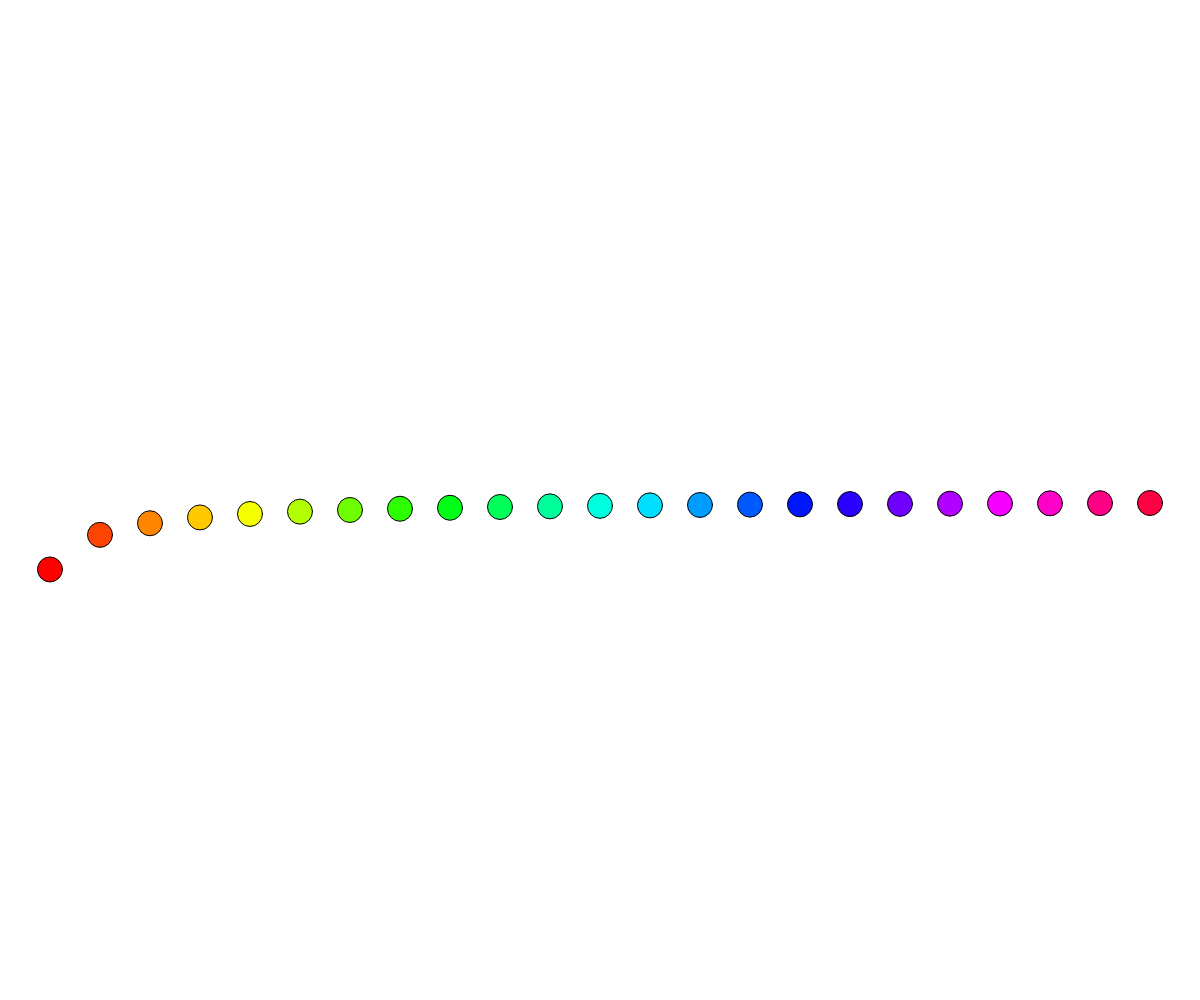
Frame 1 (no input)
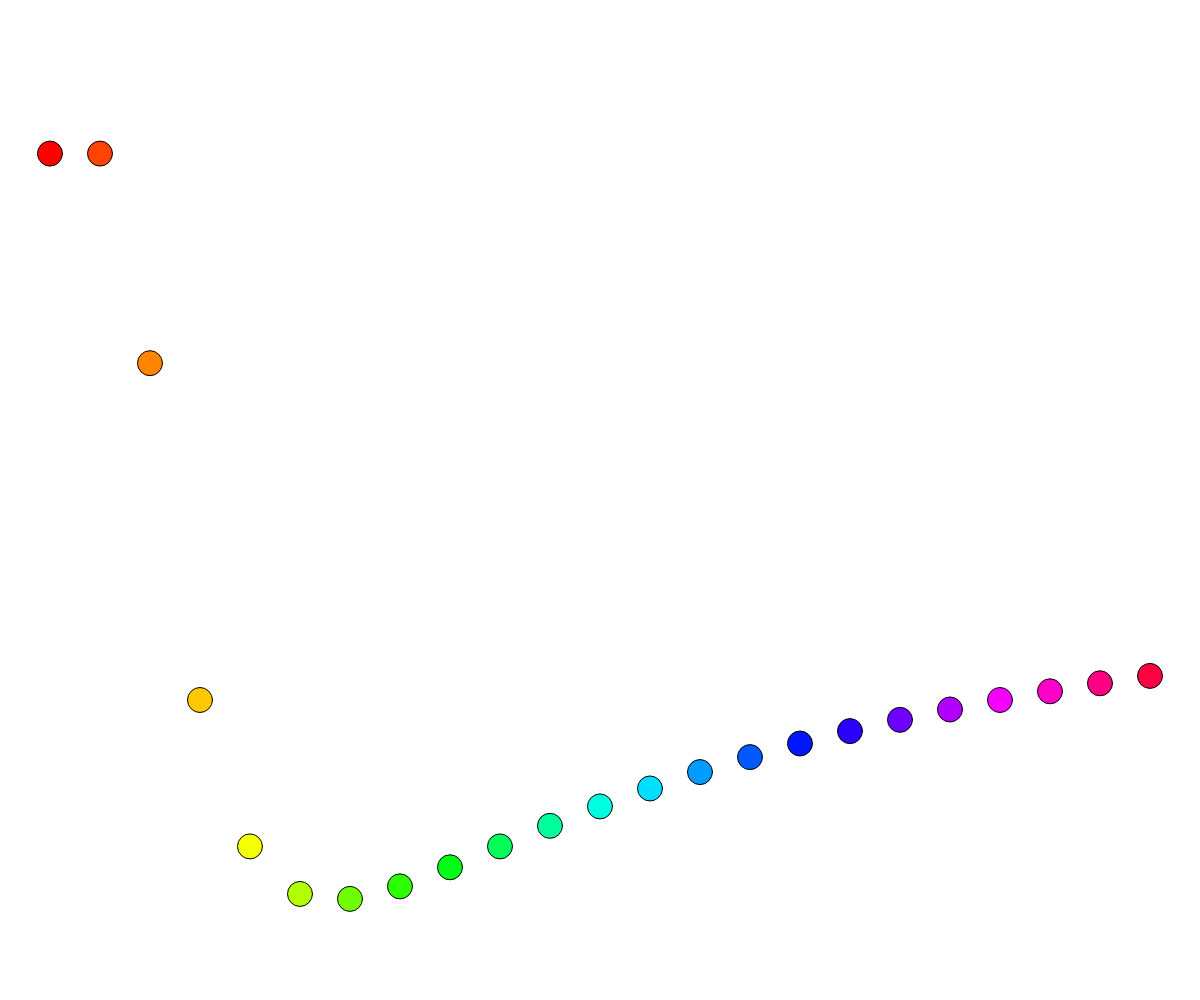
Frame 60 (no input)
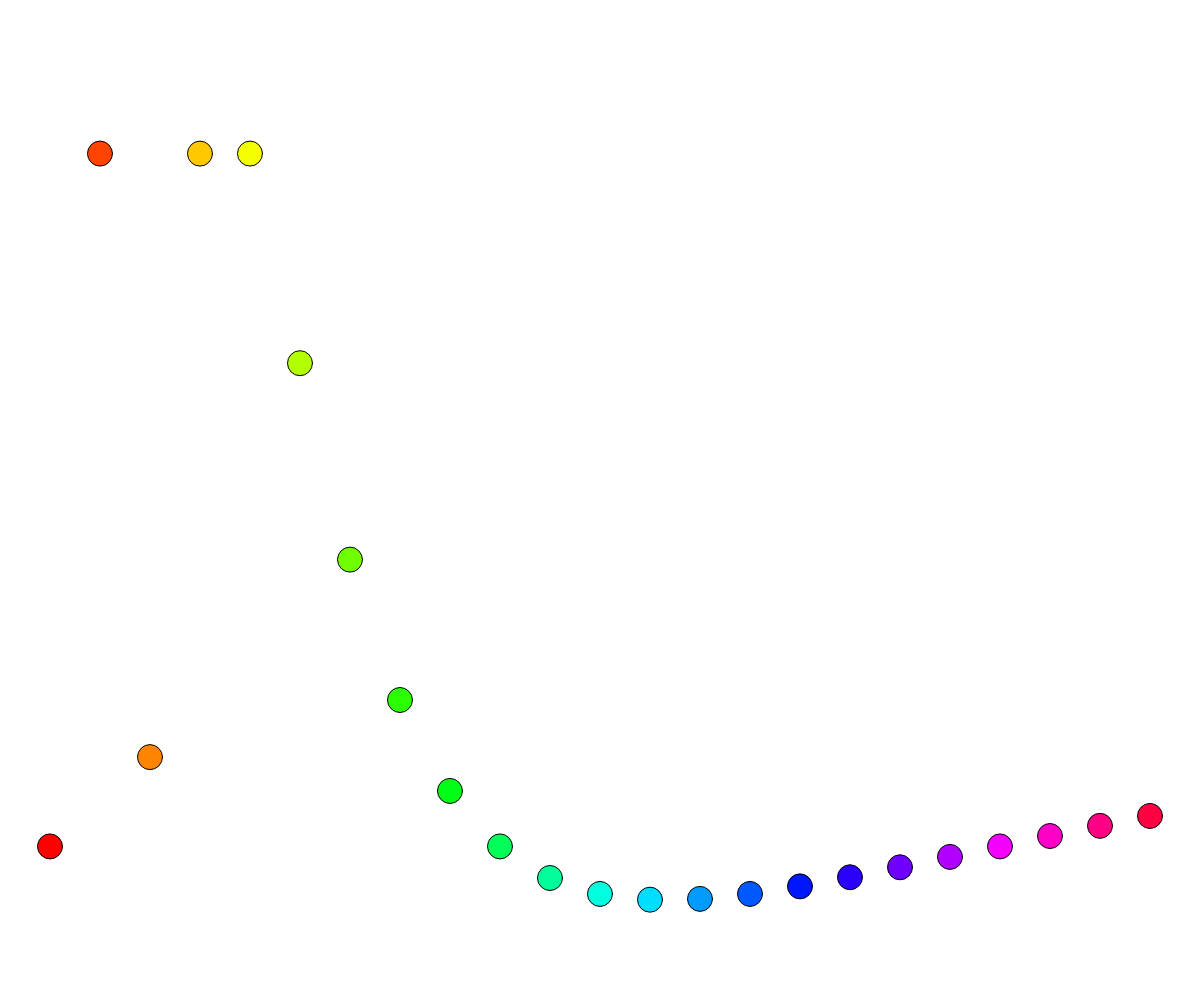
Frame 120 (the mouse pressed at the canvas centre since frame 60)

The p5.js sketch that drew these frames (run headless with seeded random() and noise() and a simulated clock; from frame 60 on, the mouse is pressed at the canvas centre):

// p5.js sketch
// ── sketch.js
function setup() {
  createCanvas(windowWidth, windowHeight);
  angleMode(DEGREES);
  colorMode(HSB);
}

function draw() {
  background(0, 0, 100);
  
  let stepSize = 50;
  for(let i = stepSize; i < width; i+=stepSize) {
  
    let hue = map(i, stepSize, width, 0, 360)
    fill(hue, 100, 100);
    
    let y = map(sin(500*frameCount/i), -1, 1, 100, height-100)
    ellipse(i, y, stepSize/2) 
  }
  //text (frameCount, width/2, height/2)
  
  
  
  
}
